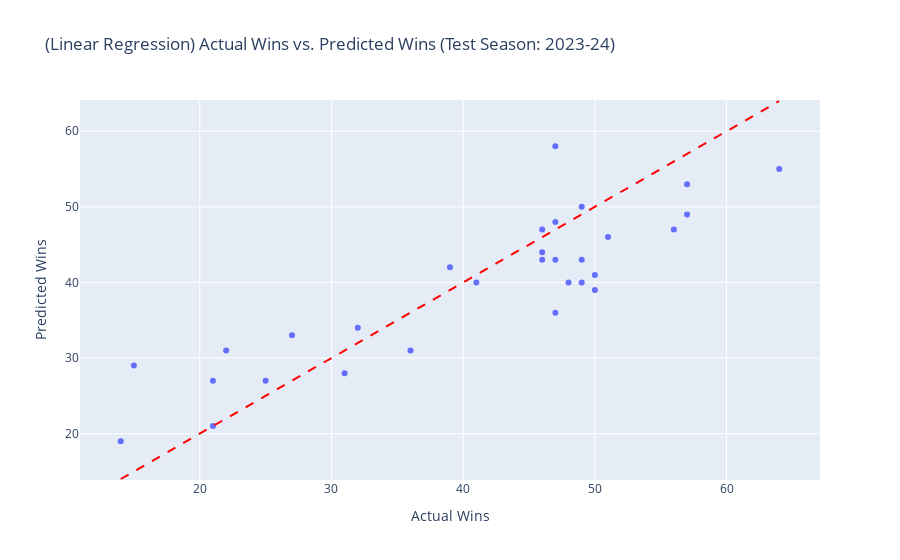

Notebook source saved alongside this figure:
### Markdown cell above
# New Linear Regression

### Code cell
from sklearn.linear_model import RidgeCV
from sklearn.preprocessing import StandardScaler

# Generate our Linear Regression Model
'''lr_pipe = make_pipeline(StandardScaler(), LinearRegression())
lr_model = evaluate_model("Linear Regression", lr_pipe, X_train, y_train, X_test, y_test, test_df)
display(lr_model)'''

lr = make_pipeline(StandardScaler(), LinearRegression())
lr_model = fit_model_and_evaluate("Linear Regression", lr, X_train, y_train, X_val, y_val, X_test, y_test=test_df['W'])
lr_importance = get_importance(lr_model, FEATURES)
print(lr_importance)

### Figure 1 — Plotly figure (JSON) as saved in the notebook; plotly's stock layout.template omitted (floating-point values rounded to 4 significant figures)
{"data": [{"customdata": [["Atlanta Hawks"], ["Boston Celtics"], ["Cleveland Cavaliers"], ["New Orleans Pelicans"], ["Chicago Bulls"], ["Dallas Mavericks"], ["Denver Nuggets"], ["Golden State Warriors"], ["Houston Rockets"], ["Los Angeles Clippers"], ["Los Angeles Lakers"], ["Miami Heat"], ["Milwaukee Bucks"], ["Minnesota Timberwolves"], ["Brooklyn Nets"], ["New York Knicks"], ["Orlando Magic"], ["Indiana Pacers"], ["Philadelphia 76ers"], ["Phoenix Suns"], ["Portland Trail Blazers"], ["Sacramento Kings"], ["San Antonio Spurs"], ["Oklahoma City Thunder"], ["Toronto Raptors"], ["Utah Jazz"], ["Memphis Grizzlies"], ["Washington Wizards"], ["Detroit Pistons"], ["Charlotte Hornets"]], "hovertemplate": "Actual Wins=%{x}<br>Predicted Wins=%{y}<br>TEAM_NAME=%{customdata[0]}<extra></extra>", "legendgroup": "", "marker": {"color": "#636efa", "symbol": "circle"}, "mode": "markers", "name": "", "orientation": "v", "showlegend": false, "type": "scatter", "x": [36, 64, 48, 49, 39, 50, 57, 46, 41, 51, 47, 46, 49, 56, 32, 50, 47, 47, 47, 49, 21, 46, 22, 57, 25, 31, 27, 15, 14, 21], "xaxis": "x", "y": [31, 55, 40, 43, 42, 39, 53, 47, 40, 46, 43, 43, 50, 47, 34, 41, 36, 48, 58, 40, 27, 44, 31, 49, 27, 28, 33, 29, 19, 21], "yaxis": "y"}], "layout": {"legend": {"tracegroupgap": 0}, "shapes": [{"line": {"color": "red", "dash": "dash"}, "type": "line", "x0": 14, "x1": 64, "y0": 14, "y1": 64}], "title": {"text": "(Linear Regression) Actual Wins vs. Predicted Wins (Test Season: 2023-24)"}, "xaxis": {"anchor": "y", "domain": [0, 1], "title": {"text": "Actual Wins"}}, "yaxis": {"anchor": "x", "domain": [0, 1], "title": {"text": "Predicted Wins"}}}}
